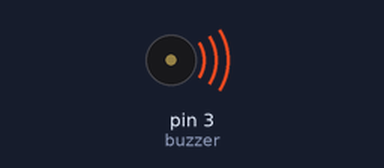
Bench run of a sketch on a simulated Arduino Uno, built with avr-gcc and run on an emulated ATmega328P. Shown: buzzer (waves = sounding).

Above: at 0.1 s.
Timing chart, 0 to 40.0 s (numbered marks = the images above):
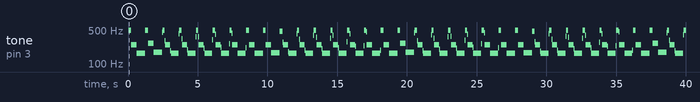

The sketch:

Buzzer2.ino
```cpp
char buzzer = 3;  // pin bzucaku

void setup()
{
  pinMode(buzzer,OUTPUT);
}

void loop()
{
  beep(100, 1);
  beep(100, 2);
  beep(100, 3);
}

void beep(int duration, int delayms)
{
  for(int i = 0; i < duration; i++)
  {
    digitalWrite(buzzer, HIGH);
    delay(delayms);
    digitalWrite(buzzer, LOW);
    delay(delayms);
  }
}
```

Measured:
- by itself, tone on pin 3 (buzzer): plays 496 Hz for 0.20 s, 249 Hz for 0.40 s, 166 Hz for 0.60 s, 496 Hz for 0.20 s, 268 Hz for 0.40 s, 175 Hz for 0.60 s … (168 notes in this stretch)
